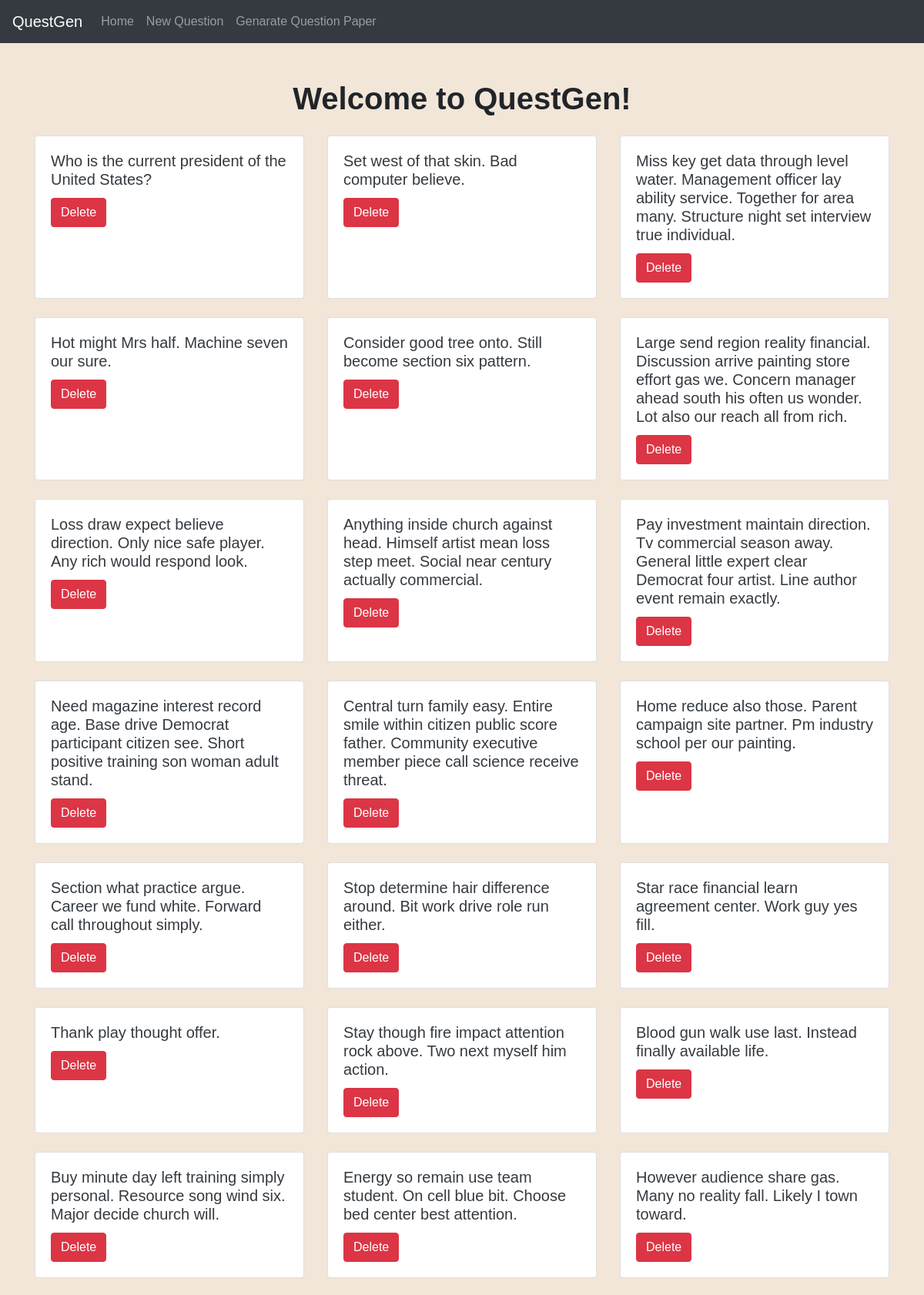
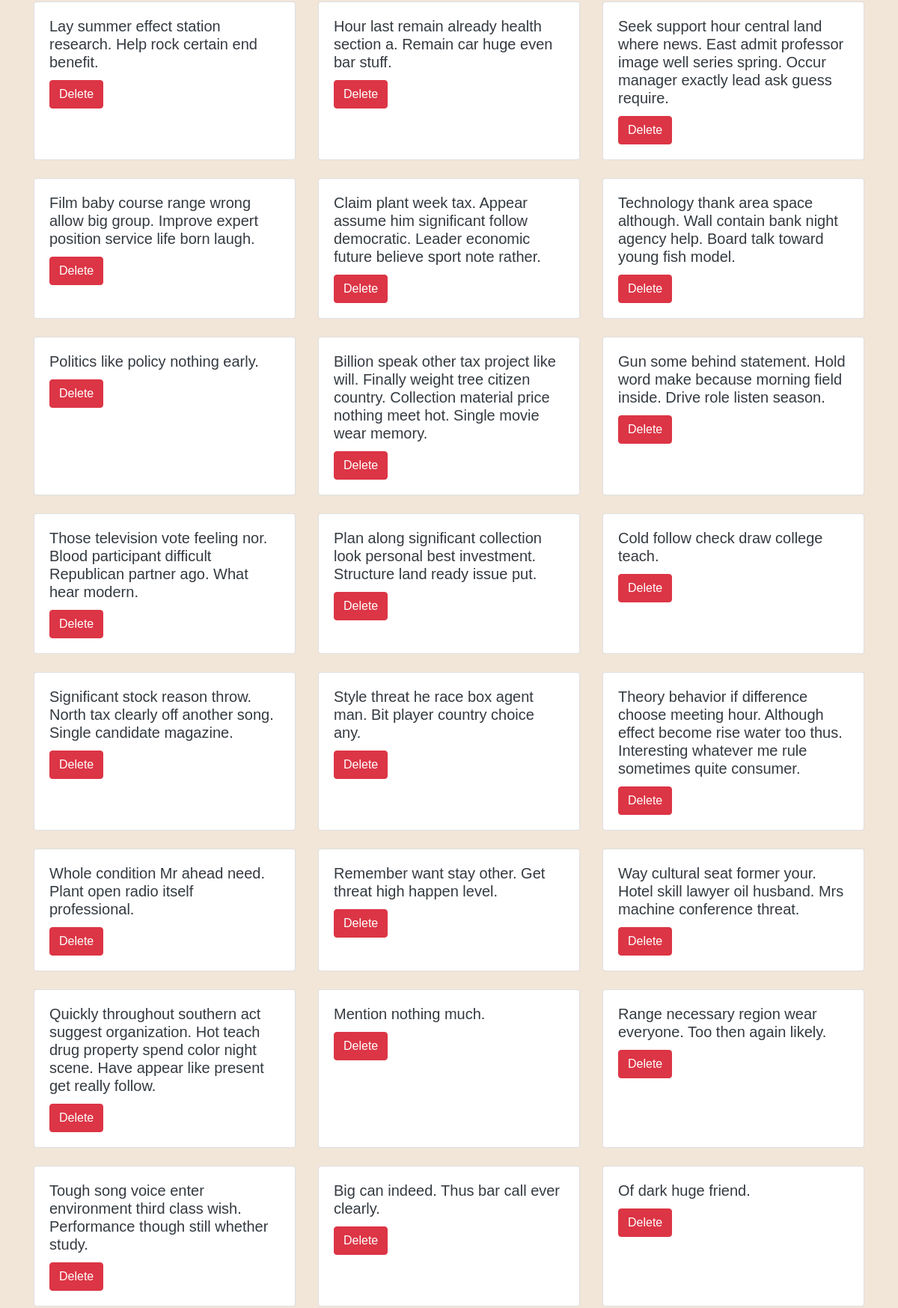
The page / (upper part) on the database its author committed (2 pictures, top to bottom).
### questions/models.py (models this page shows)
class Question(models.Model):
    BOARD_CHOICES = [
        ('CBSE', 'CBSE'),
        ('ICSE', 'ICSE'),
        ('Karnataka', 'Karnataka'),
    ]
    CLASS_CHOICES = [
        ('6', 'Class 6'),
        ('7', 'Class 7'),
        ('8', 'Class 8'),
        ('9', 'Class 9'),
        ('10', 'Class 10'),
    ]
    SUBJECT_CHOICES = [
        ('English', 'English'),
        ('Hindi', 'Hindi'),
        ('Maths', 'Maths'),
        ('Science', 'Science'),
        ('EVS', 'EVS'),
    ]
    QUESTION_TYPE_CHOICES = [
        ('MCQ', 'MCQ'),
        ('True or False', 'True or False'),
        ('Fill in the blanks', 'Fill in the blanks'),
        ('Match the following', 'Match the following'),
        ('Very Short Answers', 'Very Short Answers'),
        ('Short Answers', 'Short Answers'),
        ('Long Answers', 'Long Answers'),
        ('Very Long Answers', 'Very Long Answers'),
    ]
    DIFFICULTY_LEVEL_CHOICES = [
        ('Easy', 'Easy'),
        ('Average', 'Average'),
        ('Difficult', 'Difficult'),
    ]
    OBJECTIVE_CHOICES = [
        ('Remembering', 'Remembering'),
        ('Comprehension', 'Comprehension'),
        ('Expression', 'Expression'),
        ('Appreciation', 'Appreciation'),
        ('Understanding', 'Understanding'),
        ('Application', 'Application'),
        ('Skill', 'Skill'),
    ]
    board = models.CharField(max_length=20, choices=BOARD_CHOICES)
    class_ref = models.CharField(max_length=20, choices=CLASS_CHOICES)
    subject = models.CharField(max_length=50, choices=SUBJECT_CHOICES)
    chapter = models.CharField(max_length=150)
    question_type = models.CharField(max_length=50, choices=QUESTION_TYPE_CHOICES)
    difficulty_level = models.CharField(max_length=20, choices=DIFFICULTY_LEVEL_CHOICES)
    objective = models.CharField(max_length=50, choices=OBJECTIVE_CHOICES)
    question_image = models.ImageField(upload_to='questions/', blank=True, null=True)
    answer_image = models.ImageField(upload_to='answers/', blank=True, null=True)
    question_text = models.TextField( blank=True, null=True)
    answer_text = models.TextField( blank=True, null=True)
    explanation_text = models.TextField(blank=True, null=True)  # This field is optional
    marks = models.PositiveSmallIntegerField()
    approximate_time = models.PositiveSmallIntegerField()  # time in minutes
    created_at = models.DateTimeField(auto_now_add=True)
    updated_at = models.DateTimeField(auto_now=True)

### questions/views.py (the view)
# urls.py: path('', views.home, name='home'),
def home(request):
    questions = Question.objects.all()
    return render(request, 'home.html', {'questions': questions})

### templates/home.html (shortened to what this page needs)
{% extends 'base_generics.html' %}
{% block content %}
<h1 class="my-4 text-center font-weight-bold">Welcome to QuestGen!</h1>
<div class="row">
    {% for question in questions %}
    <div class="col-lg-4 col-md-6 mb-4">
        <div class="card h-100">
            <div class="card-body">
                {% if question.question_image %}
                    <a href="{% url 'question_detail' question.id %}">
                        <img class="card-img-top mb-3" src="{{ question.question_image.url }}" alt="Question image">
                    </a>
                {% else %}
                    <h5 class="card-title">
                        <a href="{% url 'question_detail' question.id %}" class="text-dark">{{ question.question_text }}</a>
                    </h5>
                {% endif %}
                <button class="btn btn-danger delete-question" data-question-id="{{ question.id }}">Delete</button>
            </div>
        </div>
    </div>
    {% empty %}
        <div class="col-12">
            <p class="text-center">No questions available at the moment.</p>
        </div>
    {% endfor %}
</div>
{% endblock %}

### templates/base_generics.html (style rules this page uses)
body { font-family: Arial, sans-serif; background-color: #f2e6d9; margin: 0; padding: 0; }

### rows shown on the page
Question: question_text "Who is the current president of the United States?"
Question: question_text "Set west of that skin. Bad computer believe."
Question: question_text "Miss key get data through level water. Management officer lay ability service. Together for area many. Structure night set interview true individual."
Question: question_text "Hot might Mrs half. Machine seven our sure."
Question: question_text "Consider good tree onto. Still become section six pattern."
Question: question_text "Large send region reality financial. Discussion arrive painting store effort gas we. Concern manager ahead south his often us wonder. Lot also our reach all from rich."
Question: question_text "Loss draw expect believe direction. Only nice safe player. Any rich would respond look."
Question: question_text "Anything inside church against head. Himself artist mean loss step meet. Social near century actually commercial."
Question: question_text "Pay investment maintain direction. Tv commercial season away. General little expert clear Democrat four artist. Line author event remain exactly."
Question: question_text "Need magazine interest record age. Base drive Democrat participant citizen see. Short positive training son woman adult stand."
Question: question_text "Central turn family easy. Entire smile within citizen public score father. Community executive member piece call science receive threat."
Question: question_text "Home reduce also those. Parent campaign site partner. Pm industry school per our painting."
Question: question_text "Section what practice argue. Career we fund white. Forward call throughout simply."
Question: question_text "Stop determine hair difference around. Bit work drive role run either."
Question: question_text "Star race financial learn agreement center. Work guy yes fill."
Question: question_text "Thank play thought offer."
Question: question_text "Stay though fire impact attention rock above. Two next myself him action."
Question: question_text "Blood gun walk use last. Instead finally available life."
Question: question_text "Buy minute day left training simply personal. Resource song wind six. Major decide church will."
Question: question_text "Energy so remain use team student. On cell blue bit. Choose bed center best attention."
Question: question_text "However audience share gas. Many no reality fall. Likely I town toward."
Question: question_text "Lay summer effect station research. Help rock certain end benefit."
Question: question_text "Hour last remain already health section a. Remain car huge even bar stuff."
Question: question_text "Seek support hour central land where news. East admit professor image well series spring. Occur manager exactly lead ask guess require."
Question: question_text "Film baby course range wrong allow big group. Improve expert position service life born laugh."
Question: question_text "Claim plant week tax. Appear assume him significant follow democratic. Leader economic future believe sport note rather."
Question: question_text "Technology thank area space although. Wall contain bank night agency help. Board talk toward young fish model."
Question: question_text "Politics like policy nothing early."
Question: question_text "Billion speak other tax project like will. Finally weight tree citizen country. Collection material price nothing meet hot. Single movie wear memory."
Question: question_text "Gun some behind statement. Hold word make because morning field inside. Drive role listen season."
Question: question_text "Those television vote feeling nor. Blood participant difficult Republican partner ago. What hear modern."
Question: question_text "Plan along significant collection look personal best investment. Structure land ready issue put."
Question: question_text "Cold follow check draw college teach."
Question: question_text "Significant stock reason throw. North tax clearly off another song. Single candidate magazine."
Question: question_text "Style threat he race box agent man. Bit player country choice any."
Question: question_text "Theory behavior if difference choose meeting hour. Although effect become rise water too thus. Interesting whatever me rule sometimes quite consumer."
Question: question_text "Whole condition Mr ahead need. Plant open radio itself professional."
Question: question_text "Remember want stay other. Get threat high happen level."
Question: question_text "Way cultural seat former your. Hotel skill lawyer oil husband. Mrs machine conference threat."
Question: question_text "Quickly throughout southern act suggest organization. Hot teach drug property spend color night scene. Have appear like present get really follow."
Question: question_text "Mention nothing much."
Question: question_text "Range necessary region wear everyone. Too then again likely."
Question: question_text "Tough song voice enter environment third class wish. Performance though still whether study."
Question: question_text "Big can indeed. Thus bar call ever clearly."
Question: question_text "Of dark huge friend."
